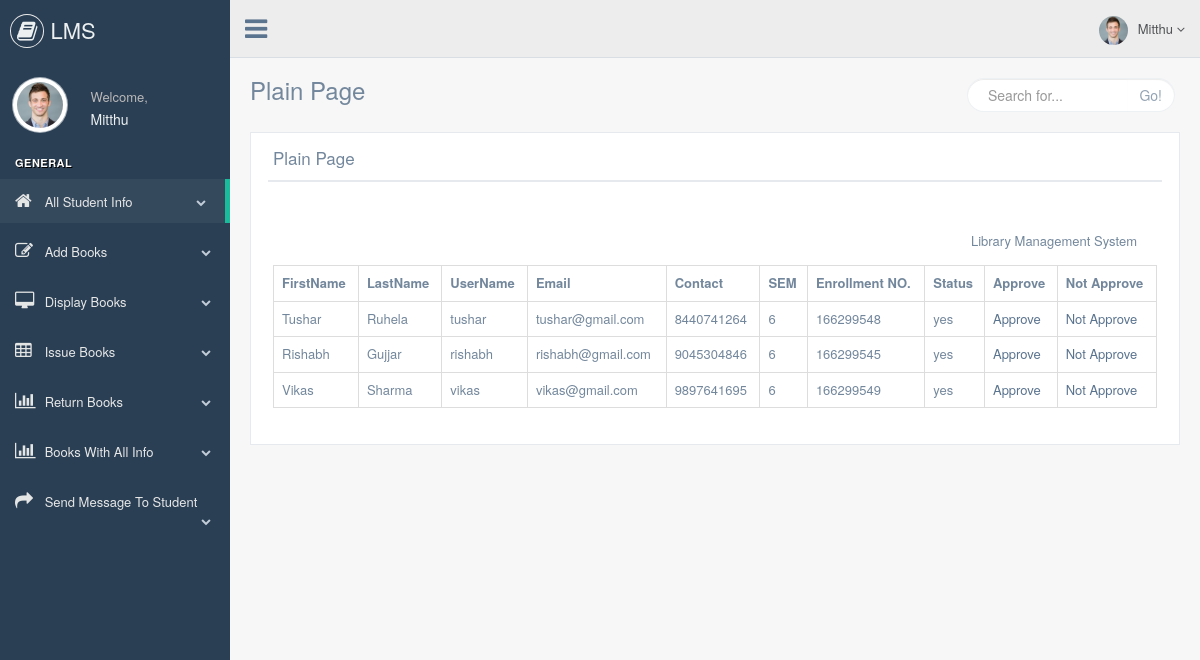
Page /librarian/display_student_info.php (signed in) on the committed database.
### tables this page shows
CREATE TABLE `student_registration` (
  `id` int(5) NOT NULL,
  `firstname` varchar(50) NOT NULL,
  `lastname` varchar(50) NOT NULL,
  `username` varchar(50) NOT NULL,
  `password` varchar(50) NOT NULL,
  `email` varchar(50) NOT NULL,
  `contact` varchar(50) NOT NULL,
  `sem` varchar(50) NOT NULL,
  `enrollment` varchar(50) NOT NULL,
  `status` varchar(3) NOT NULL
);

### librarian/display_student_info.php (the view, shortened to what this page needs)
 <?php
include "header.php";
include "connection.php";
?>
        <div class="right_col" role="main">
            <div class="">
                <div class="page-title">
                    <div class="title_left">
                        <h3>Plain Page</h3>
                    </div>
                    <div class="title_right">
                        <div class="col-md-5 col-sm-5 col-xs-12 form-group pull-right top_search">
                            <div class="input-group">
                                <input type="text" class="form-control" placeholder="Search for...">
                    <span class="input-group-btn">
                      <button class="btn btn-default" type="button">Go!</button>
                    </span>
                            </div>
                        </div>
                    </div>
                </div>
                <div class="clearfix"></div>
                <div class="row" style="min-height:500px">
                    <div class="col-md-12 col-sm-12 col-xs-12">
                        <div class="x_panel">
                            <div class="x_title">
                                <h2>Plain Page</h2>
                                <div class="clearfix"></div>
                            </div>
                            <div class="x_content">
                               <?php
							     $res = mysqli_query($conn,"select * from student_registration");
								   echo "<table class='table table-bordered'>";
								   echo "<tr>";
									   echo "<th>"; echo "FirstName";  echo "</th>";
									   echo "<th>"; echo "LastName";   echo "</th>";
									   echo "<th>"; echo "UserName";   echo "</th>";
									   echo "<th>"; echo "Email";      echo "</th>";
									   echo "<th>"; echo "Contact";    echo "</th>";
									   echo "<th>"; echo "SEM";        echo "</th>";
									   echo "<th>"; echo "Enrollment NO."; echo "</th>";
									   echo "<th>"; echo "Status";     echo "</th>";
									   echo "<th>"; echo "Approve";     echo "</th>";
									   echo "<th>"; echo "Not Approve";     echo "</th>";
									echo "</tr>";
									   while($row=mysqli_fetch_array($res))
								   {
								    echo "<br />";
									echo "<tr>";
									   echo "<td>"; echo $row["firstname"]; echo "</td>";
									   echo "<td>"; echo $row["lastname"];  echo "</td>";
									   echo "<td>"; echo $row["username"];  echo "</td>";
									   echo "<td>"; echo $row["email"];     echo "</td>";
									   echo "<td>"; echo $row["contact"];   echo "</td>";
									   echo "<td>"; echo $row["sem"];       echo "</td>";
									   echo "<td>"; echo $row["enrollment"];echo "</td>";
									   echo "<td>"; echo $row["status"];    echo "</td>";
									   echo "<td>";  ?> <a href="approve.php?id=<?php echo $row["id"]; ?>"> Approve </a><?php   echo "</td>";
									   echo "<td>";  ?> <a href="notapprove.php?id=<?php echo $row["id"]; ?>"> Not Approve </a><?php   echo "</td>";
								   }
							   ?>
                            </div>
                        </div>
                    </div>
                </div>
            </div>
        </div>
<?php
include "footer.php";
?>

### rows in the picture
student_registration: firstname "Tushar", lastname "Ruhela", username "tushar", email "tushar@gmail.com", contact "8440741264", sem "6", enrollment "166299548", status "yes"
student_registration: firstname "Rishabh", lastname "Gujjar", username "rishabh", email "rishabh@gmail.com", contact "9045304846", sem "6", enrollment "166299545", status "yes"
student_registration: firstname "Vikas", lastname "Sharma", username "vikas", email "vikas@gmail.com", contact "9897641695", sem "6", enrollment "166299549", status "yes"

### other values in the picture
$_SESSION['librarian'] "Mitthu"
